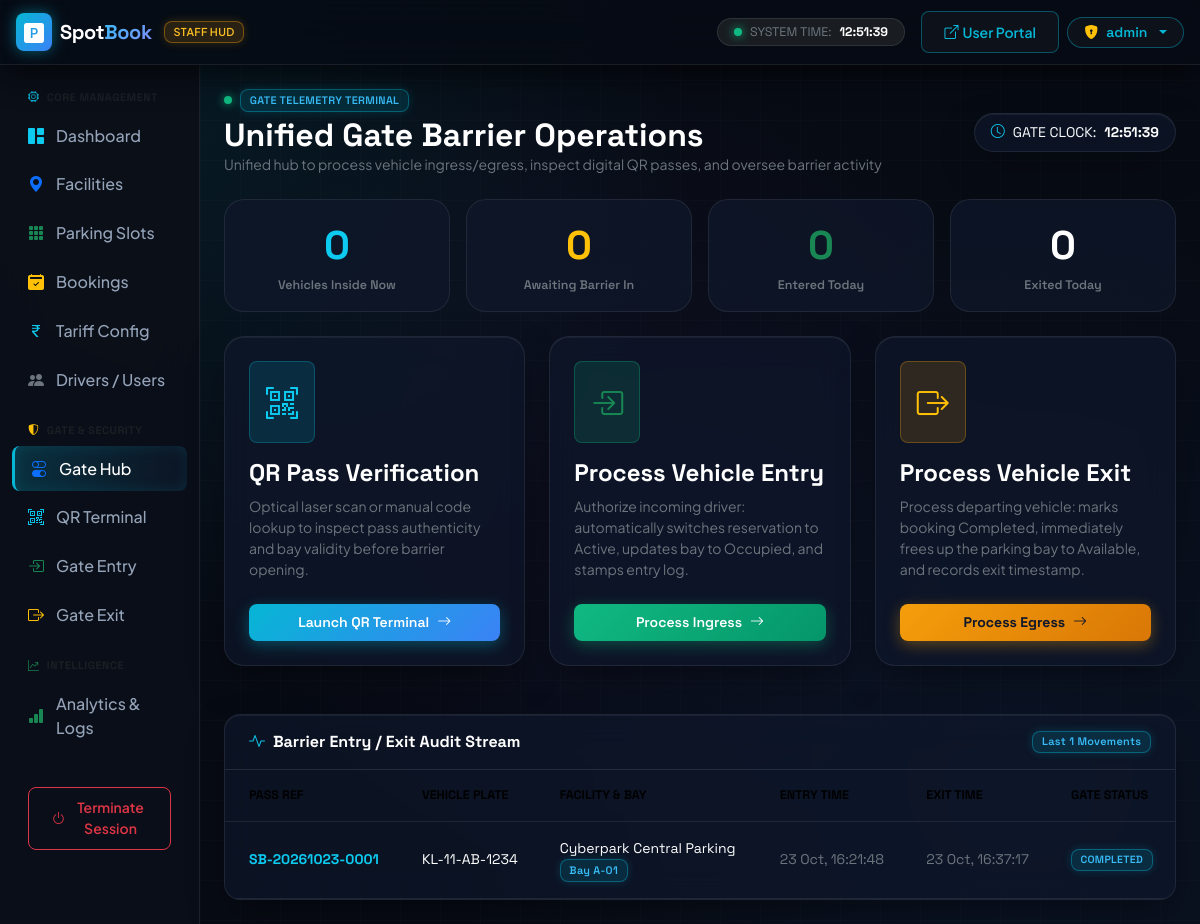
Page /admin_app/gate/ (signed in) on the earlier database version.
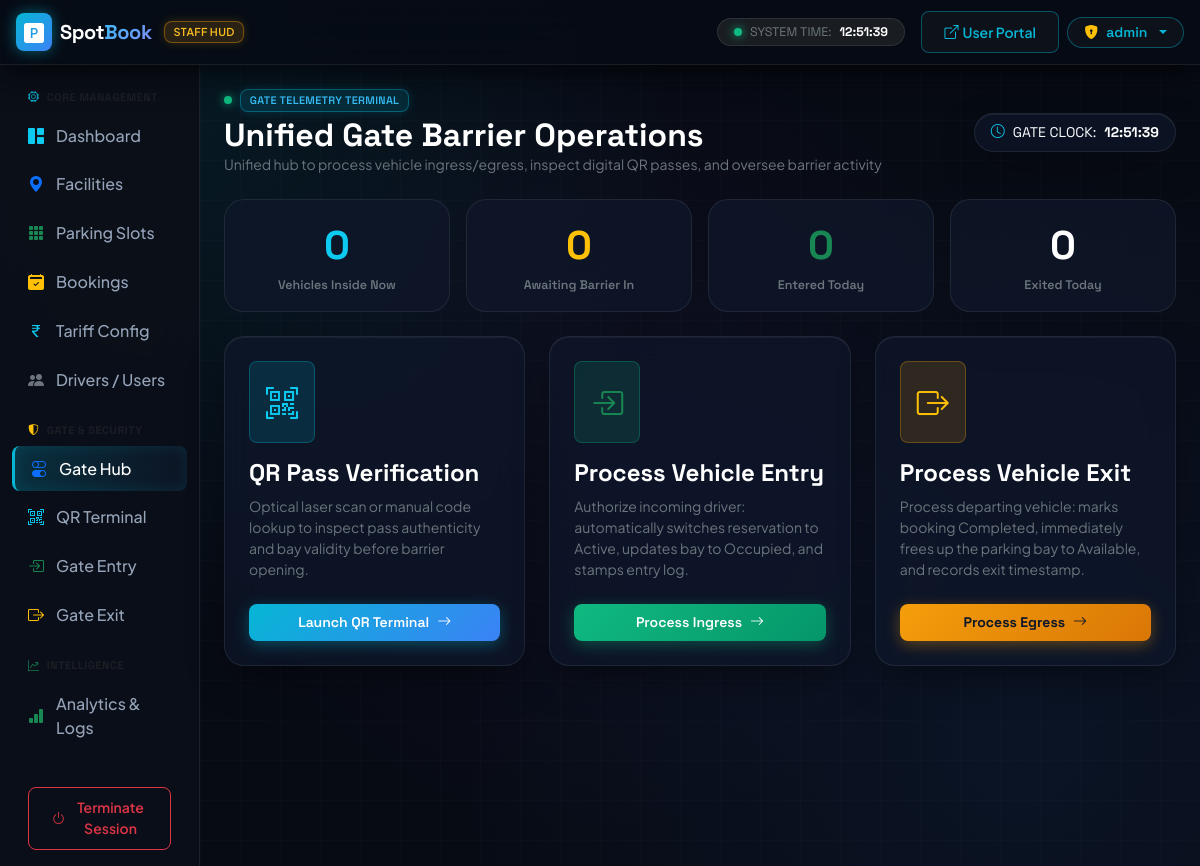
Same page on the later database version.
### admin_app/models.py (models this page shows, shortened)
class EntryExitTable(models.Model):
    BOOKINGID = models.ForeignKey("user_app.BookingTable", on_delete=models.CASCADE)
    entry_time = models.DateTimeField(null=True, blank=True)
    exit_time = models.DateTimeField(null=True, blank=True)
    notes = models.CharField(max_length=255, blank=True, default='')

class ParkingSlotTable(models.Model):
    STATUS_CHOICES = (
        ('Available', 'Available'),
        ('Reserved', 'Reserved'),
        ('Occupied', 'Occupied'),
    )
    LOCATIONID = models.ForeignKey(ParkingLocationTable, on_delete=models.CASCADE)
    slot_number = models.CharField(max_length=10)
    slot_type = models.CharField(max_length=20, default="Car") # Car, Bike, EV
    status = models.CharField(max_length=20, choices=STATUS_CHOICES, default="Available")
    price_per_hour = models.DecimalField(max_digits=6, decimal_places=2, default=50.00)
    is_active = models.BooleanField(default=True)
    created_at = models.DateTimeField(auto_now_add=True, null=True, blank=True)

class ParkingLocationTable(models.Model):
    name = models.CharField(max_length=100)
    address = models.TextField()
    city = models.CharField(max_length=100, default='Kozhikode')
    description = models.TextField(blank=True, default='')
    total_slots = models.IntegerField(default=0)
    rate_per_hour = models.DecimalField(max_digits=6, decimal_places=2, default=50.00)
    is_active = models.BooleanField(default=True)
    created_at = models.DateTimeField(auto_now_add=True, null=True, blank=True)

### user_app/models.py (models this page shows, shortened)
class BookingTable(models.Model):
    user = models.ForeignKey(User, on_delete=models.CASCADE)
    slot = models.ForeignKey(ParkingSlotTable, on_delete=models.CASCADE)
    booking_date = models.DateField()
    entry_time = models.TimeField()
    duration_hours = models.IntegerField()
    total_fee = models.DecimalField(max_digits=8, decimal_places=2)
    qr_code = models.ImageField(upload_to='qr_codes/', blank=True, null=True)
    status = models.CharField(max_length=20, default='Confirmed') # Confirmed, Cancelled, Completed
    created_at = models.DateTimeField(auto_now_add=True)
    vehicle_number = models.CharField(max_length=20, blank=True, default='')
    vehicle_type = models.CharField(max_length=20, default='Car')
    @property
    def booking_id(self):
        date_str = self.booking_date.strftime('%Y%m%d') if self.booking_date else '20261023'
        return f"SB-{date_str}-{self.id:04d}" if self.id else f"SB-{date_str}-PENDING"

### admin_app/views.py (the view)
# urls.py: path('gate/', GateOperations.as_view(), name='gate_operations'),  # unified gate terminal
class GateOperations(View):
    def get(self, request):
        if request.session.get('usertype') != 'admin':
            return redirect('login')
        today = datetime.date.today()
        vehicles_inside = BookingTable.objects.filter(status='Active').count()
        awaiting_entry = BookingTable.objects.filter(
            booking_date=today, status__in=['Confirmed', 'Booked']
        ).count()
        exited_today = EntryExitTable.objects.filter(exit_time__date=today).count()
        entered_today = EntryExitTable.objects.filter(entry_time__date=today).count()
        recent_activity = EntryExitTable.objects.select_related(
            'BOOKINGID', 'BOOKINGID__user', 'BOOKINGID__slot', 'BOOKINGID__slot__LOCATIONID'
        ).order_by('-id')[:12]
        context = {
            'vehicles_inside': vehicles_inside,
            'awaiting_entry': awaiting_entry,
            'exited_today': exited_today,
            'entered_today': entered_today,
            'recent_activity': recent_activity,
        }
        return render(request, 'admin/gate_operations.html', context)

### templates/admin/gate_operations.html (shortened to what the changed rows need)
{% extends 'admin/base.html' %}
{% block body %}
<div class="mb-4 d-flex align-items-center justify-content-between flex-wrap gap-3">
    <div>
        <h2 class="fw-bold text-white mb-0 font-tech">Unified Gate Barrier Operations</h2>
    </div>
</div>
{% if recent_activity %}
<div class="glass-panel rounded-4 overflow-hidden">
    <div class="p-3 px-4 border-bottom border-secondary border-opacity-25 d-flex align-items-center justify-content-between">
        <h6 class="fw-bold text-white mb-0 font-tech">
            <i class="bi bi-activity me-2 text-info"></i>Barrier Entry / Exit Audit Stream
        </h6>
        <span class="badge badge-cyber-info fs-xxs font-tech">Last {{ recent_activity|length }} Movements</span>
    </div>
    <div class="table-responsive">
        <table class="table table-hover mb-0 align-middle small font-tech">
            <thead>
                <tr class="text-secondary fs-xs">
                    <th class="ps-4">PASS REF</th>
                    <th>VEHICLE PLATE</th>
                    <th>FACILITY & BAY</th>
                    <th>ENTRY TIME</th>
                    <th>EXIT TIME</th>
                    <th>GATE STATUS</th>
                </tr>
            </thead>
            <tbody>
                {% for log in recent_activity %}
                <tr>
                    <td class="ps-4 fw-bold text-info">{{ log.BOOKINGID.booking_id }}</td>
                    <td class="text-white">{{ log.BOOKINGID.vehicle_number|default:"—" }}</td>
                    <td>
                        <div class="text-white">{{ log.BOOKINGID.slot.LOCATIONID.name }}</div>
                        <span class="badge badge-cyber-info fs-xxs">Bay {{ log.BOOKINGID.slot.slot_number }}</span>
                    </td>
                    <td class="text-secondary">{{ log.entry_time|date:"d M, H:i:s"|default:"—" }}</td>
                    <td class="text-secondary">{{ log.exit_time|date:"d M, H:i:s"|default:"—" }}</td>
                    <td>
                        {% if log.BOOKINGID.status == 'Active' %}
                            <span class="badge badge-cyber-success"><span class="live-dot me-1" style="width: 5px; height: 5px;"></span>INSIDE</span>
                        {% elif log.BOOKINGID.status == 'Completed' %}
                            <span class="badge badge-cyber-info">COMPLETED</span>
                        {% else %}
                            <span class="badge badge-cyber-warning">{{ log.BOOKINGID.status|upper }}</span>
                        {% endif %}
                    </td>
                </tr>
                {% empty %}
                <tr><td colspan="6" class="text-center text-muted py-4">No activity recorded today.</td></tr>
                {% endfor %}
            </tbody>
        </table>
    </div>
</div>
{% endif %}
{% endblock %}

Differences in the rows shown:
removed EntryExitTable: BOOKINGID.booking_id "SB-20261023-0001", BOOKINGID.vehicle_number "KL-11-AB-1234", BOOKINGID.slot.LOCATIONID.name "Cyberpark Central Parking", BOOKINGID.slot.slot_number "A-01", entry_time "23 Oct, 16:21:48", exit_time "23 Oct, 16:37:17", shows "COMPLETED"
Other differences:
{{ recent_activity|length }}: "1" → (not shown)
text no longer shown: "Barrier Entry / Exit Audit Stream Last Movements FACILITY & BAY ENTRY TIME EXIT TIME GATE STATUS"
